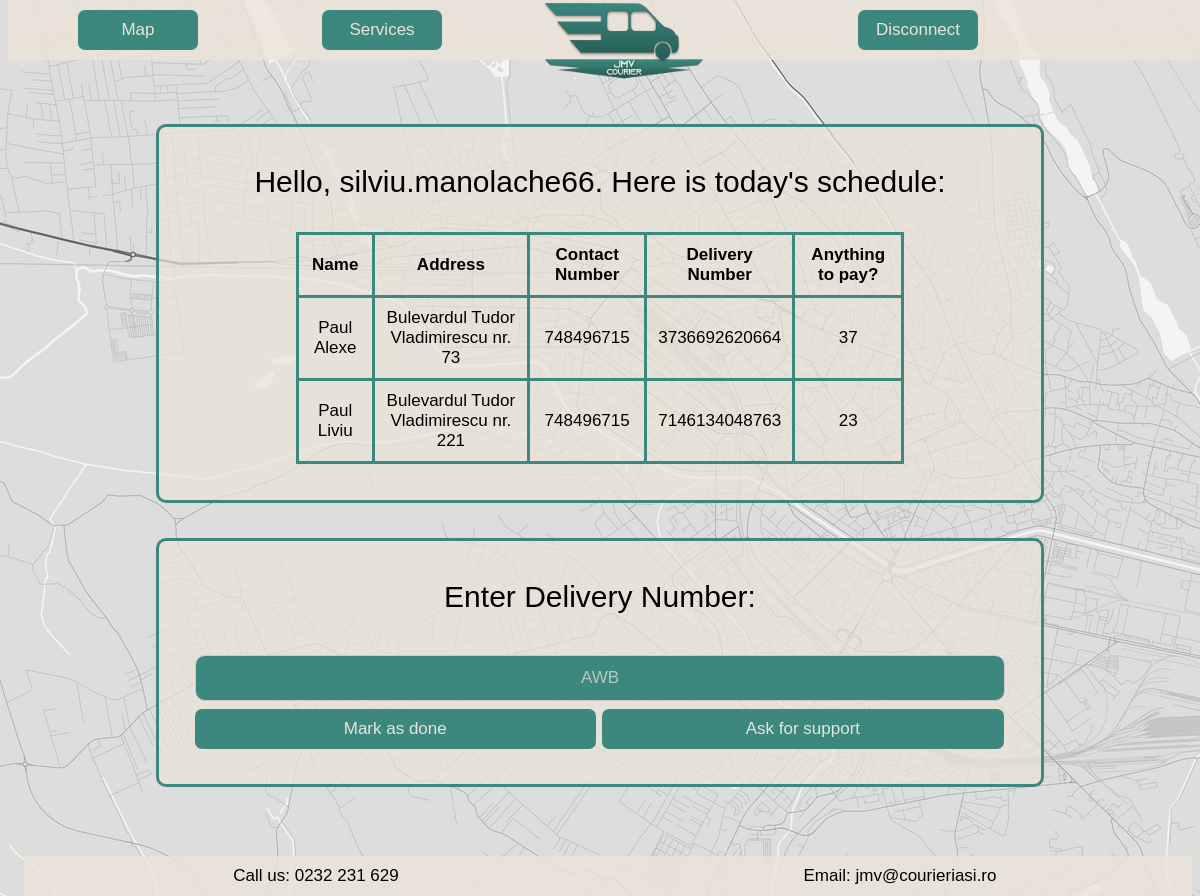
Screenshot of /courier/index.php (signed in) with the database file from the repository.
### tables this page shows
CREATE TABLE `orders` (
  `id` int(11) NOT NULL,
  `name` varchar(50) NOT NULL,
  `phone_number` varchar(30) NOT NULL,
  `address` varchar(100) NOT NULL,
  `weight` varchar(30) NOT NULL,
  `content` varchar(100) NOT NULL,
  `standard/express` varchar(10) NOT NULL,
  `cash/account_reimbursement` varchar(25) NOT NULL,
  `amount` float DEFAULT NULL,
  `area` varchar(20) NOT NULL,
  `status` varchar(10) NOT NULL,
  `delivery_date` date NOT NULL,
  `delivery_hour` varchar(15) NOT NULL,
  `AWB` varchar(50) NOT NULL,
  `id_client` int(255) DEFAULT NULL
);

### Database/functions.php (the view)
<?php
include ('server.php');
function display_courier_schedule($username)
{
    global $mysql;
    $query = "select name, address, phone_number, awb, amount from orders where area in (select area from areas join users on id_courier = id where username = ?) and status!='arrived' and delivery_date = CURRENT_DATE();";
    if ($stmt = $mysql->prepare($query)) {
        $stmt->bind_param('s', $username);
        $stmt->execute();
        $stmt->bind_result($name, $address, $number, $awb, $amount);
    }
    echo
    '<tr>
                <th style = "padding:10px">Name</th>
                <th style = "padding:10px">Address</th>
                <th style = "padding:10px">Contact Number</th>
                <th style = "padding:10px">Delivery Number</th>
                <th style = "padding:10px">Anything to pay?</th>
            </tr>';
    while ($stmt->fetch()) {
        echo '<tr>';
        echo '<td style = "padding:10px">' . $name . '</td>';
        echo '<td style = "padding:10px">' . $address . '</td>';
        echo '<td style = "padding:10px">' . $number . '</td>';
        echo '<td style = "padding:10px">' . $awb . '</td>';
        if ($amount != null)
            echo '<td style = "padding:10px">' . $amount . '</td>';
        else echo '<td style = "padding:10px">' . "NO" . '</td>';
        echo '</tr>';
    }
}

### includes/header_for_accounts.php (shortened to what this page needs)
<!DOCTYPE html>
<html lang="en">
<head>
    <link rel="stylesheet" href="../public/style.css">
</head>
<body>
<header role="banner">
    <div class="nav-bar">
        <a class="nav-left button" href="../public/map.php">Map</a>
        <a class="nav-left button" href="../public/services.php">Services</a>
        <a class="nav-right-center button" href="../public/index.php?logout='1'">Disconnect</a>
    </div>
    <div class="logo">
        <img src="../resources/Logo.png" width="182" height="82" alt="Logo"/>
    </div>
</header>

### courier/index.php (shortened to what this page needs)
<?php
include("../Database/functions.php");
require_once "../includes/header_for_accounts.php";
?>
<div class="middle-box">
    <div class="starter">
        <p id="title">Hello, <?php echo $_SESSION['username'];?>. Here is today's schedule:</p>
        <table id="courier-schedule">
            <?php display_courier_schedule($_SESSION['username'])?>
        </table>
    </div>
    <div class="starter">
        <p id="title">Enter Delivery Number:</p>
        <div class="courier-awb">
            <form method = "post" action="">
            <input type="text" placeholder="AWB" id="fawb" name="fawb">
            <a class="button" onclick="markAsDoneSubmit()" name = "delivery_done">Mark as done</a>
            <a class="button" onclick="document.getElementById('ask-for-support').style.display='block'">Ask for support</a>
            </form>
        </div>
    </div>
</div>
<?php
require_once '../includes/footer.php';
?>

### includes/footer.php
<footer>
    <div class="container">
        <a class="column">Call us: 0232 231 629</a>
        <a class="column">Email: jmv@courieriasi.ro</a>
    </div>
</footer>

### public/style.css (style rules this page uses)
body { background-image: url('../resources/Background.png'); background-repeat: no-repeat; background-attachment: fixed; margin-bottom: 50px; margin-top: 100px; }
.logo { float: none; left: 52%; transform: translate(-50%, 0%); top: 0; position: fixed; z-index: +1; }
.button { text-decoration: none; background: #3c887e; border-radius: 7px; width: 120px; height: 40px; color: #ebe4d8; font: normal normal 17px/40px "Ubuntu", sans-serif; text-align: center; display: inline-block; }
.nav-bar { background-color: rgba(235, 228, 216, 0.8); overflow: hidden; padding: 10px; position: fixed; top: 0; width: 100%; z-index: +1; }
.nav-left { margin-left: 5%; margin-right: 5%; }
.nav-right-center { float: right; margin-right: 20% }
.middle-box { position: relative; padding-top: 10%; font-size: 25px; width: 75%; margin-left: auto; margin-right: auto; padding: 2%; }
.starter { background-color: rgba(235, 228, 216, 0.7); border-color: #3c887e; border-style: solid; border-radius: 10px; padding: 4%; margin-bottom: 4%; }
#title { font: normal normal 17px/40px "Ubuntu", sans-serif; font-size: 30px; text-align: center; margin-top: 0%; }
table { border-collapse:collapse; width: 75%; margin-left: auto; margin-right: auto; font-family: "Ubuntu", sans-serif; font-size: 17px; margin-top: 1%; }
td, th { text-align: center; padding: 1%; border-radius: 10px; border-color:#3c887e; border-style: solid; }
.container { padding: 16px; }
::placeholder { color:rgba(235, 228, 216, 0.7); }
input[type=text], input[type=password] { width: 100%; padding: 12px 20px; margin: 8px 0; display: inline-block; border: 1px solid #ccc; box-sizing: border-box; text-align: center; font-family: "Ubuntu", sans-serif; font-size: 17px; background-color: #3c887e; color:#ebe4d8; border-radius: 10px; }
.courier-awb { width: 100%; overflow: auto; margin: auto; }
.courier-awb a { width: 49.5%; }
footer { text-align: center; position: fixed; bottom: 0; width: 100%; }
.column { background-color: rgba(235, 228, 216, 0.8); float: left; width: 50%; font: normal normal 17px/40px "Ubuntu", sans-serif; text-decoration: none; color: black; }

### rows the page displays
orders: name "Paul Alexe", address "Bulevardul Tudor Vladimirescu nr. 73", phone_number "748496715", AWB "3736692620664", amount "37"
orders: name "Paul Liviu", address "Bulevardul Tudor Vladimirescu nr. 221", phone_number "748496715", AWB "7146134048763", amount "23"

### other values shown
$_SESSION['username'] "silviu.manolache66"
